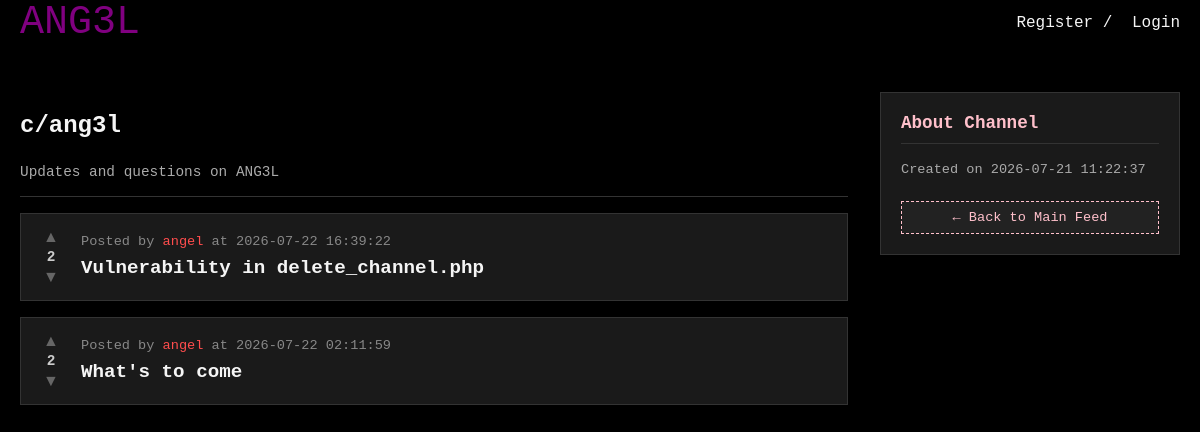
Screenshot of /c/ang3l with the database file from the repository.
### tables this page shows
CREATE TABLE subchannels (
    id INTEGER PRIMARY KEY AUTOINCREMENT,
    name TEXT UNIQUE NOT NULL,
    description TEXT,
    created_by INTEGER,
    created_at DATETIME DEFAULT CURRENT_TIMESTAMP,
    FOREIGN KEY (created_by) REFERENCES users(id) ON DELETE SET NULL
);

CREATE TABLE posts (
    id INTEGER PRIMARY KEY AUTOINCREMENT,
    subchannel_id INTEGER NOT NULL,
    user_id INTEGER NOT NULL,
    title TEXT NOT NULL,
    body TEXT NOT NULL,
    votes_count INTEGER DEFAULT 0,
    created_at DATETIME DEFAULT CURRENT_TIMESTAMP,
    FOREIGN KEY (subchannel_id) REFERENCES subchannels(id) ON DELETE CASCADE,
    FOREIGN KEY (user_id) REFERENCES users(id) ON DELETE CASCADE
);

CREATE TABLE users (
    id INTEGER PRIMARY KEY AUTOINCREMENT,
    username TEXT UNIQUE NOT NULL,
    password_hash TEXT NOT NULL,
    is_admin INTEGER DEFAULT 0,
    created_at DATETIME DEFAULT CURRENT_TIMESTAMP
, role TEXT DEFAULT 'member', karma INTEGER DEFAULT 0);

### db.php (called while the page is built, shortened)
<?php
if (!function_exists('getRoleColor')) {
    function getRoleColor($role) {
        switch ($role) {
            case 'admin': return '#FF4D4D';
        }
    }
}

### public/channel.php (the view, shortened to what this page needs)
<?php
require_once __DIR__ . '/../db.php';
$name = $_GET['name'] ?? '';
$stmt_chan = $db->prepare("SELECT * FROM subchannels WHERE name = ?");
$stmt_chan->execute([$name]);
$channel = $stmt_chan->fetch(PDO::FETCH_ASSOC);
$current_logged_in_user = $_SESSION['user_id'] ?? '';
$stmt_posts = $db->prepare("
    SELECT p.*, u.username, u.role, c.name as channel_name,
    (SELECT vote_type FROM votes WHERE user_id = ? AND post_id = p.id) as user_vote
    FROM posts p
    JOIN users u ON p.user_id = u.id
    JOIN subchannels c ON p.subchannel_id = c.id
    WHERE p.subchannel_id = ?
    ORDER BY p.created_at DESC
");
$stmt_posts->execute([$current_logged_in_user, $channel['id']]);
$posts = $stmt_posts->fetchAll(PDO::FETCH_ASSOC);
?>
<!DOCTYPE html>
<html>
<head>
    <link rel="stylesheet" type="text/css" href="/css/header.css">
    <link rel="stylesheet" type="text/css" href="/css/index.css">
</head>
<body>
    <?php include __DIR__ . '/../includes/header.php'; ?>
    <div class="wrapper">
        <div class="feed-container">
            <div style="display: flex; justify-content: space-between; align-items: center;">
                <h2>c/<?php echo htmlspecialchars($channel['name'], ENT_QUOTES, 'UTF-8'); ?></h2>
            </div>
            <?php if (!empty($channel['description'])): ?>
                <p style="color: #aaa; margin-top: 5px; font-size: 0.9rem;"><?php echo htmlspecialchars($channel['description'], ENT_QUOTES, 'UTF-8'); ?></p>
            <?php endif; ?>
            <hr style="border: 0; border-top: 1px solid #333; margin: 1rem 0;">
            <?php if (empty($posts)): ?>
                <p style="color: gray;">No posts in this channel yet.</p>
            <?php else: ?>
                <?php foreach ($posts as $post): ?>
                    <div class="post-card" data-post-id="<?php echo $post['id']; ?>">
                        <div class="vote-section">
                            <button class="vote-btn upvote <?php echo ($post['user_vote'] == 1) ? 'active' : ''; ?>" onclick="castVote('<?php echo $post['id']; ?>', 1)">▲</button>
                            <span class="vote-count" id="vote-count-<?php echo $post['id']; ?>"><?php echo $post['votes_count']; ?></span>
                            <button class="vote-btn downvote <?php echo ($post['user_vote'] == -1) ? 'active' : ''; ?>" onclick="castVote('<?php echo $post['id']; ?>', -1)">▼</button>
                        </div>
                        <div class="post-content">
                            <div class="meta">
                                Posted by
                                <a href="/u/<?php echo htmlspecialchars($post['username'], ENT_QUOTES, 'UTF-8'); ?>" style="color: <?php echo getRoleColor($post['role']); ?>; text-decoration: none;">
                                    <?php echo htmlspecialchars($post['username'], ENT_QUOTES, 'UTF-8'); ?>
                                </a>
                                at <?php echo $post['created_at']; ?>
                            </div>
                            <a class="post-title" href="/post.php?id=<?php echo $post['id']; ?>"><?php echo htmlspecialchars($post['title'], ENT_QUOTES, 'UTF-8'); ?></a>
                        </div>
                    </div>
                <?php endforeach; ?>
            <?php endif; ?>
        </div>
        <div class="sidebar">
            <h3>About Channel</h3>
            <p style="color: #aaa; font-size: 0.85rem;">Created on <?php echo $channel['created_at'] ?? 'N/A'; ?></p>
            <div style="margin-top: 1.5rem; text-align: center;">
                <a href="/index.php" style="display: block; background: #222; color: pink; border: 1px dashed pink; padding: 8px; text-decoration: none; font-size: 0.85rem;">← Back to Main Feed</a>
            </div>
        </div>
    </div>
</body>
</html>

### public/css/header.css (style rules this page uses)
body { background-color: rgb(0, 0, 0); margin: 0; }
a { color: whitesmoke; text-decoration: none; }

### public/css/index.css (style rules this page uses)
body { background: #000000; color: whitesmoke; font-family: "JetBrainsMono NF", monospace; margin: 0; padding-top: 60px; }
.wrapper { width: 100%; max-width: none; margin: 0; padding: 2rem 20px; display: grid; grid-template-columns: 1fr 300px; gap: 2rem; align-items: start; box-sizing: border-box; }
.feed-container { background: transparent; width: 100%; min-width: 0; margin: 0; padding: 0; }
.post-card { display: flex; gap: 15px; background: #1a1a1a; border: 1px solid #333; padding: 15px; margin-bottom: 1rem; align-items: center; }
.post-title { color: whitesmoke; text-decoration: none; font-size: 1.2rem; font-weight: bold; word-break: break-word; }
.meta { font-size: 0.85rem; color: #888; margin-bottom: 8px; }
.vote-section { display: flex; flex-direction: column; align-items: center; min-width: 30px; }
.vote-btn { background: none; border: none; color: #666; cursor: pointer; font-size: 1rem; padding: 0; line-height: 1; }
.vote-count { font-size: 0.9rem; font-weight: bold; color: #ccc; margin: 4px 0; }
.post-content { flex: 1; min-width: 0; }
.sidebar { background: #1a1a1a; border: 1px solid #333; padding: 20px; position: sticky; top: 80px; }
.sidebar h3 { margin-top: 0; color: pink; font-size: 1.1rem; border-bottom: 1px solid #333; padding-bottom: 10px; }

### rows the page displays
subchannels: name "ang3l", description "Updates and questions on ANG3L", created_at "2026-07-21 11:22:37"
posts: votes_count "2", user.username "angel", created_at "2026-07-22 16:39:22", title "Vulnerability in delete_channel.php"
posts: votes_count "2", user.username "angel", created_at "2026-07-22 02:11:59", title "What's to come"
